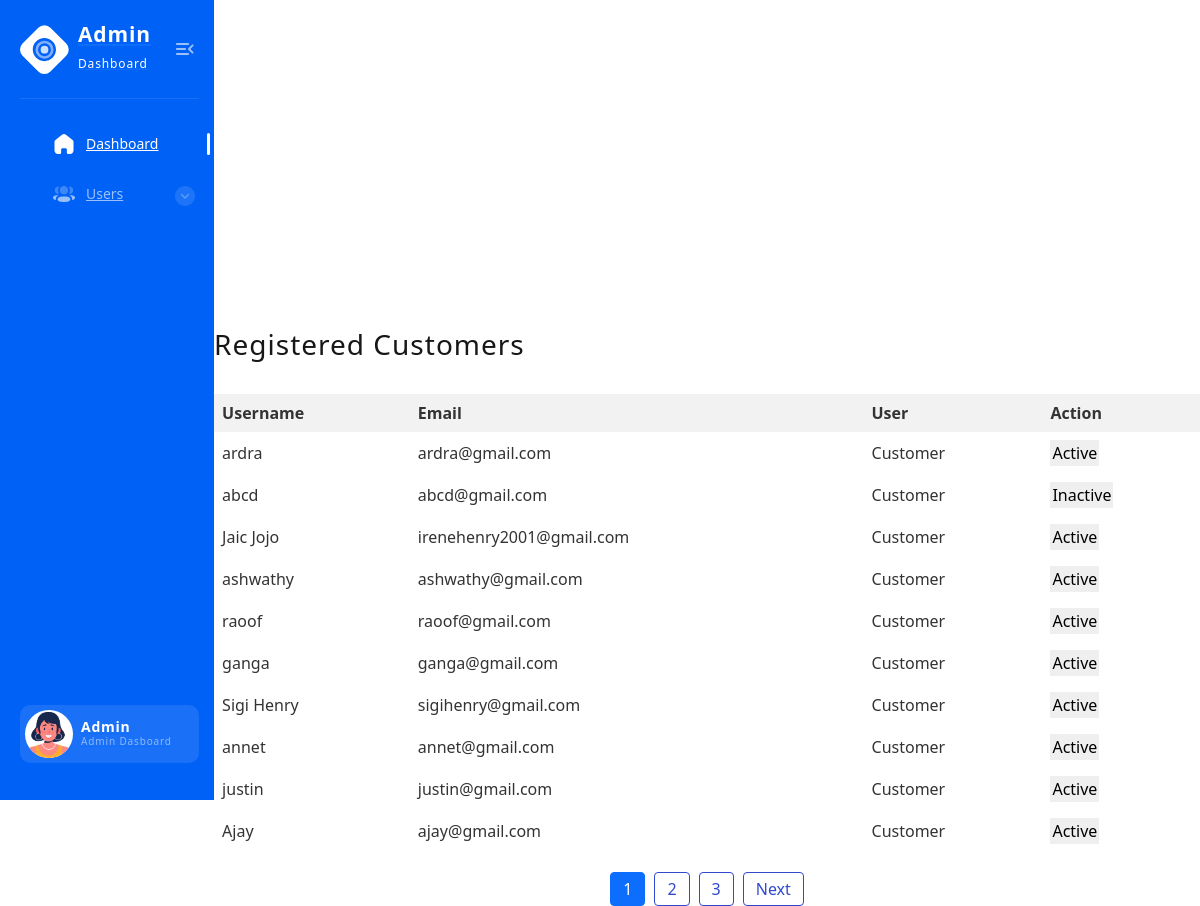
The app's page /customers/ with its own data.
### ct/models.py (models this page shows)
class CustomUser(AbstractUser):
    CUSTOMER = 1
    DIETITIAN = 2
    DOCTOR = 3
    ROLE_CHOICE = (
     (CUSTOMER, 'Customer'),
     (DIETITIAN, 'Dietitian'),
     (DOCTOR, 'Doctor'),
    )
    username = models.CharField(max_length=100,unique=True ,default='')
    email = models.EmailField(unique=True)
    password = models.CharField(max_length=128)
    is_Customer = models.BooleanField(default=False)
    is_Dietitian = models.BooleanField(default=False)
    is_Doctor = models.BooleanField(default=False)
    REQUIRED_FIELDS = []

### ct/views.py (the view)
# urls.py: path('customers/', views.customer_list, name='customer_list'),
def customer_list(request):
    users = CustomUser.objects.filter(is_Customer=True)
    users_per_page = 10
    paginator = Paginator(users, users_per_page)
    page = request.GET.get('page',1)
    try:
        users = paginator.page(page)
    except PageNotAnInteger:
        users = paginator.page(1)
    except EmptyPage:
        users = paginator.page(paginator.num_pages)
    return render(request, 'customer_list.html', {'users': users})

### ct/templates/customer_list.html (shortened to what this page needs)
{% load static %}
<html>
  <head>
    <link rel="stylesheet" href="{% static './css/style.min2.css' %}">
    <link href="https://cdn.jsdelivr.net/npm/bootstrap@5.0.2/dist/css/bootstrap.min.css" rel="stylesheet">
  </head>
  <body>
    <div class="page-flex">
      <aside class="sidebar">
        <div class="sidebar-start">
          <div class="sidebar-head">
              <a href="{% url 'admindashboard' %}" class="logo-wrapper" title="Home">
                  <span class="icon logo" aria-hidden="true"></span>
                  <div class="logo-text">
                      <span class="logo-title">Admin</span>
                      <span class="logo-subtitle">Dashboard</span>
                  </div>
              </a>
              <button class="sidebar-toggle transparent-btn" title="Menu" type="button">
                  <span class="icon menu-toggle" aria-hidden="true"></span>
              </button>
          </div>
          <div class="sidebar-body">
              <ul class="sidebar-body-menu">
                  <li>
                      <a class="active" href="{% url 'admindashboard' %}"><span class="icon home" aria-hidden="true"></span>Dashboard</a>
                  </li>
                  <li>
                    <a class="show-cat-btn" href="##">
                        <span class="icon user-3" aria-hidden="true"></span>Users
                        <span class="category__btn transparent-btn" title="Open list">
                            <span class="icon arrow-down" aria-hidden="true"></span>
                        </span>
                    </a>
                    <ul class="cat-sub-menu">
                      <li>
                      </li>
                      <li>
                      </li>
                      <li>
                    </li>
                    <li>
                  </li>
                  <li>
                </li>
                  </ul>
                  </div>
              </div>
              <div class="sidebar-footer">
                  <a href="##" class="sidebar-user">
                      <span class="sidebar-user-img">
                          <picture><source srcset="{% static './img/avatar/avatar-illustrated-01.webp' %}" type="image/webp"><img src="{% static './img/avatar/avatar-illustrated-01.png' %}" alt="User name"></picture>
                      </span>
                      <div class="sidebar-user-info">
                          <span class="sidebar-user__title">Admin</span>
                          <span class="sidebar-user__subtitle">Admin Dasboard</span>
                      </div>
                  </a>
              </div>
      </aside>
      <div class="main-wrapper">
        <nav class="main-nav--bg">
          <div class="container main-nav">
            <div class="main-nav-end">
              <div class="notification-wrapper">
              </div>
            </div>
          </div>
        </nav>
        <link href="https://cdn.jsdelivr.net/npm/bootstrap@5.0.2/dist/css/bootstrap.min.css" rel="stylesheet">
        <h3>Registered Customers</h3><br>
        <table class="user-table">
          <thead>
            <tr>
              <th class="blue-header">Username</th>
              <th class="blue-header">Email</th>
              <th class="blue-header">User</th>
              <th class="blue-header">Action</th>
            </tr>
          </thead>
          <tbody>
            {% for user in users %}
            <tr>
              <td>{{ user.username }}</td>
              <td>{{ user.email }}</td>
              <td>
                {% if user.is_Customer %}
                  Customer
                {% elif user.is_Dietitian %}
                  Dietitian
                {% elif user.is_Doctor %}
                  Doctor
                {% endif %}
              </td>
              <td>
                {% if user.is_active %}
                  <button class="toggle-status" data-user-id="{{ user.id }}" data-status="{{ user.is_active }}">Active</button>
                {% else %}
                  <button class="toggle-status" data-user-id="{{ user.id }}" data-status="inactive">Inactive</button>
                {% endif %}
              </td>
            </tr>
            {% endfor %}
          </tbody>
        </table>
<div class="pagination">
  <ul class="pagination">
    {% for num in users.paginator.page_range %}
      <li class="page-item {% if num == users.number %}active{% endif %}">
        <a class="page-link" href="?page={{ num }}">{{ num }}</a>
      </li>
    {% endfor %}
    {% if users.has_next %}
      <li class="page-item">
        <a class="page-link" href="?page={{ users.next_page_number }}">Next</a>
      </li>
    {% endif %}
  </ul>
</div>
  </body>
</html>

### records on screen
CustomUser: username "ardra", email "ardra@gmail.com", is_Customer "Customer"
CustomUser: username "abcd", email "abcd@gmail.com", is_Customer "Customer"
CustomUser: username "Jaic Jojo", email "irenehenry2001@gmail.com", is_Customer "Customer"
CustomUser: username "ashwathy", email "ashwathy@gmail.com", is_Customer "Customer"
CustomUser: username "raoof", email "raoof@gmail.com", is_Customer "Customer"
CustomUser: username "ganga", email "ganga@gmail.com", is_Customer "Customer"
CustomUser: username "Sigi Henry", email "sigihenry@gmail.com", is_Customer "Customer"
CustomUser: username "annet", email "annet@gmail.com", is_Customer "Customer"
CustomUser: username "justin", email "justin@gmail.com", is_Customer "Customer"
CustomUser: username "Ajay", email "ajay@gmail.com", is_Customer "Customer"

### other values on screen
{{ num }} "1" "2" "3"
